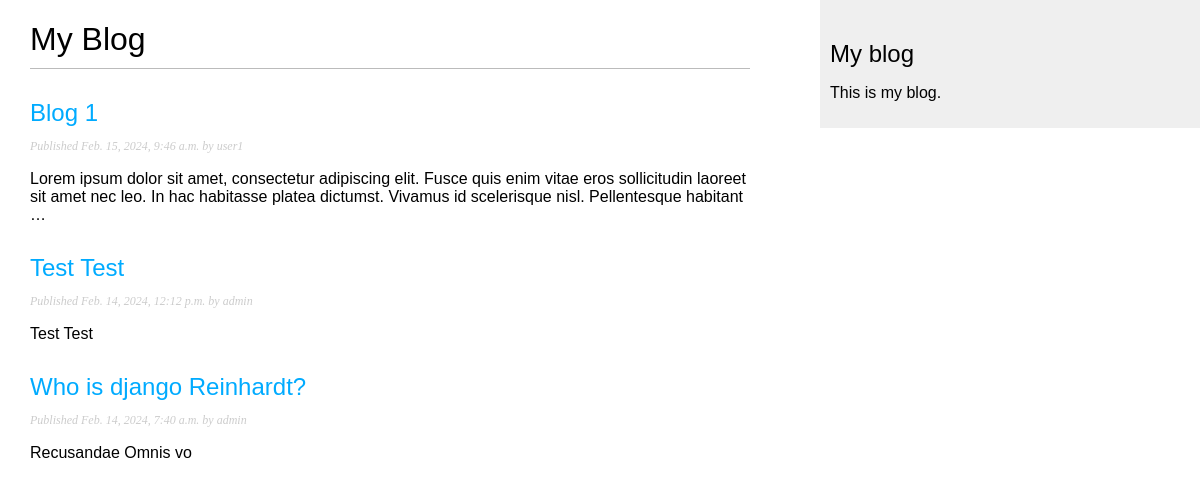
Screenshot of /blog/ with the database file from the repository.
### blog/models.py (models this page shows, shortened)
class Post(models.Model):
    class Status(models.TextChoices):
        DRAFT = 'DF', 'Draft'
        PUBLISHED = 'PB', 'Published'
    title = models.CharField(max_length=250)
    slug = models.SlugField(max_length=250, unique_for_date='publish')
    author = models.ForeignKey(User,on_delete=models.CASCADE,related_name='blog_posts', default=None)
    body = models.TextField()
    publish = models.DateTimeField(default=timezone.now)
    created = models.DateTimeField(auto_now_add=True)
    updated = models.DateTimeField(auto_now=True)
    status = models.CharField(max_length=2, choices=Status.choices, default=Status.DRAFT)
    objects = models.Manager()
    published = PublishedManager()
    class Meta:
        ordering = ['-publish']
        indexes = [
            models.Index(fields=['-publish']),
            ]
    def get_absolute_url(self):
        return reverse('blog:post_detail',args=[self.publish.year,
                                                self.publish.month,
                                                self.publish.day,
                                                self.slug])

### blog/views.py (the view)
# urls.py: path('', views.post_list, name='post_list'),
def post_list(request):
    posts = Post.published.all()
    return render(request, 'list.html', {'posts' : posts})

### blog/models.py (called while the page is built)
    def get_queryset(self):
        return super().get_queryset().filter(status=Post.Status.DRAFT)

### blog/templates/list.html (shortened to what this page needs)
{% extends "base.html" %}
{% block content %}
<h1>My Blog</h1>
{% for post in posts %}
<h2>
    <a href="{{ post.get_absolute_url }}">
        {{ post.title }}
    </a>
</h2>
<p class="date">
    Published {{ post.publish }} by {{ post.author }}
</p>
{{ post.body|truncatewords:30|linebreaks }}
{% endfor %}
{% endblock %}

### blog/templates/base.html (shortened to what this page needs)
{% load static %}
<!DOCTYPE html>
<html>
<head>
  <link href="{% static "css/blog.css" %}" rel="stylesheet">
</head>
<body>
  <div id="content">
    {% block content %}
    {% endblock %}
  </div>
  <div id="sidebar">
    <h2>My blog</h2>
    <p>This is my blog.</p>
  </div>
</body>
</html>

### blog/static/css/blog.css (style rules this page uses)
body { margin:0; padding:0; font-family:helvetica, sans-serif; }
a { color:#00abff; text-decoration:none; }
h1 { font-weight:normal; border-bottom:1px solid #bbb; padding:0 0 10px 0; }
h2 { font-weight:normal; margin:30px 0 0; }
#content { float:left; width:60%; padding:0 0 0 30px; }
#sidebar { float:right; width:30%; padding:10px; background:#efefef; height:100%; }
p.date { color:#ccc; font-family: georgia, serif; font-size: 12px; font-style: italic; }

### rows the page displays
Post: title "Blog 1", publish "Feb. 15, 2024, 9:46 a.m.", author "user1", body "Lorem ipsum dolor sit amet, consectetur adipiscing elit. Fusce quis enim vitae eros sollicitudin laoreet sit amet nec leo. In hac habitasse platea dictumst. Vivamus id scelerisque nisl. Pellentesque habitant …"
Post: title "Test Test", publish "Feb. 14, 2024, 12:12 p.m.", author "admin", body "Test Test"
Post: title "Who is django Reinhardt?", publish "Feb. 14, 2024, 7:40 a.m.", author "admin", body "Recusandae Omnis vo"
